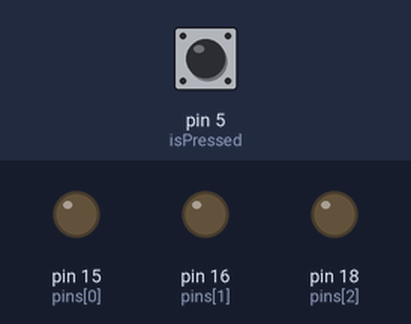
The program below on a simulated Raspberry Pi (header pin numbers). Parts: output pins drawn as LEDs (lit = HIGH). Inputs (shaded band) come from the test bench; at power-on: pin 5 (isPressed) HIGH. The run ends when the program shuts the computer down; what the program prints to the terminal is not drawn. At 16.4 s the program puts the board to deep sleep or switches it off; the recording ends there.

Above: at 2.3 s.
2.4 s: pin 5 (isPressed) pulled LOW for 0.15 s
At 3.3 s:
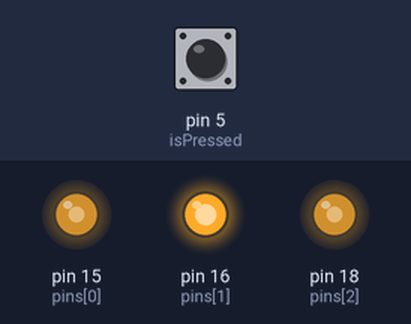
5.5 s: pin 5 (isPressed) pulled LOW for 1 s
At 8.4 s:
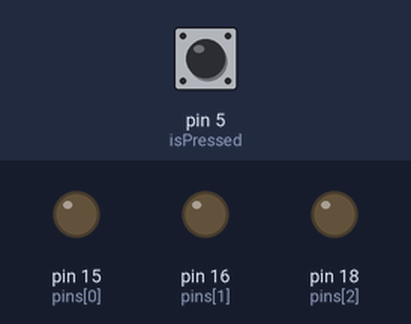
9.2 s: pin 5 (isPressed) pulled LOW for 3.2 s
At 9.7 s:
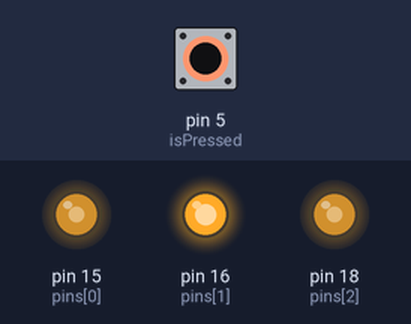
13.9 s: pin 5 (isPressed) pulsed LOW 2 times (0.12 s each, 0.3 s apart)
At 14.7 s:
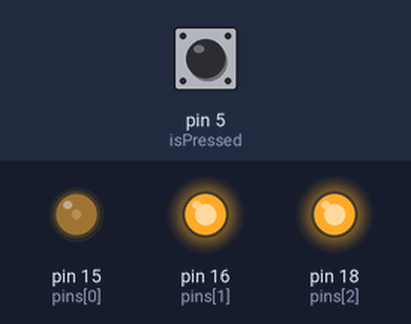
Timing chart, 0 to 16.4 s (numbered marks = the images above; inputs shaded):
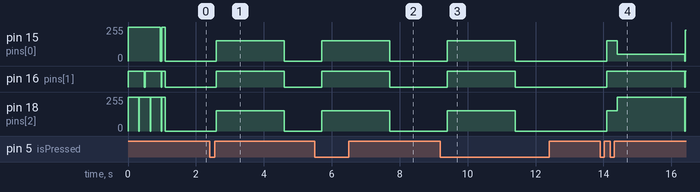

Measured:
- after the input at 2.4 s, pin 15 (pins[0]), pin 18 (pins[2]): 0/255 → 153/255 after 0.20 s, → 0/255 2.0 s later; pin 16 (pins[1]): LOW → HIGH after 0.20 s, → LOW 2.0 s later
- after the input at 5.5 s, pin 15 (pins[0]), pin 18 (pins[2]): 0/255 → 153/255 after 0.20 s, → 0/255 2.0 s later; pin 16 (pins[1]): LOW → HIGH after 0.20 s, → LOW 2.0 s later
- after the input at 9.2 s, pin 15 (pins[0]), pin 18 (pins[2]): 0/255 → 153/255 after 0.20 s, → 0/255 2.0 s later; pin 16 (pins[1]): LOW → HIGH after 0.20 s, → LOW 2.0 s later
- after the input at 13.9 s, pin 15 (pins[0]): 0/255 → 153/255 after 0.20 s, → 51/255 0.30 s later, → 230/255 2.0 s later; pin 16 (pins[1]): LOW → HIGH after 0.20 s, → LOW 2.3 s later, → HIGH 0.02 s later; pin 18 (pins[2]): 0/255 → 153/255 after 0.20 s, → 255/255 0.30 s later

The program:

offButton.py
```python
# Small script that safely shuts the system down if a certain pin is pulled LOW.
# Tested on Arch Linux (RPI3)
# Needs to have the ledControl.py for the LED indication to work
from os import system
import RPi.GPIO as GPIO
from time import sleep
import LED

# ###### CONFIG #########
pin = 5     # GPIO pin which will check the voltage state for shutdown
confirmTimeout = 1800  # How much time spent on any stage.
# Time of input unresponsiveness between presses. Adjust if signal bounces
softDebounce = 0.2

# Sets up which way we address the pins:
# GPIO.BOARD = Pins are addressed 1 to 40, from the top left to bottom right
# pin on the physical PCB. Some are unusuable since they are not GPIO (ex.GND).
# GPIO.BCM = Address pins by their real GPIO numbers (ex. GPIO0, GPIO7).
GPIO.setmode(GPIO.BOARD)
# Sets the pin as INPUT with internal PULL_UP enabled.
GPIO.setup(pin, GPIO.IN)

askLED = [40, 0, 40]
shutdownLED = [80, 0, 0]
restartLED = [50, 35, 0]
ledMatrix = [askLED, shutdownLED, restartLED]


def action(selection):
    if (selection == 1):
        system("echo Shutdown selected!")
        LED.ON(10, 0, 0)
        system("shutdown now")
    elif(selection == 2):
        system("echo Restart selected!")
        LED.ON(10, 8, 0)
        system("reboot now")


def mainLogic():
    LED.Blink(5, 5, 5, 1, 2, 3, 1100)
    while(True):
        GPIO.wait_for_edge(pin, GPIO.FALLING)
        sleep(softDebounce)             # Software button debounce
        count = 0
        while(True):
            LED.ON(ledMatrix[count][0], ledMatrix[count]
                   [1], ledMatrix[count][2])
            isPressed = GPIO.wait_for_edge(
                pin, GPIO.FALLING, timeout=confirmTimeout)
            sleep(softDebounce)         # Software button debounce
            if(isPressed):
                count = (count + 1) % 3     # Makes sure the selection is 0-2
                if(count == 0):     # Goes back to start if all options got scrolled through
                    LED.OFF()
                    break
            else:                   # Acts when a timeout occurs on non-zero selection
                LED.OFF()
                action(count)
                break


mainLogic()
```

LED.py
```python
import RPi.GPIO as GPIO
from time import sleep

# ##############CONFIG###############
# GPIO.BOARD/GPIO.BCM - Configures how numbers represent which GPIO
GPIO.setmode(GPIO.BOARD)
pins = [15, 16, 18]			# Red, green, and blue pins, respectively
freq = 100                  # Square wave frequency. Used for all 3 channels
# ###################################
GPIO.setup(pins, GPIO.OUT)  # Sets configured pins as outputs
GPIO.output(pins, 1)  # Sets pins to HIGH. This turns the common-anode LED off.
# Initialize PWM for each channel
Red = GPIO.PWM(pins[0], freq)
Green = GPIO.PWM(pins[1], freq)
Blue = GPIO.PWM(pins[2], freq)
offFlag = 0


def ON(r, g, b):
    GPIO.setup(pins, GPIO.OUT)  # Sets configured pins as outputs
    # Start each channel. The values are inverted due to the LED being common-anode.
    # Common anode LEDs have 3.3V on the anode and 3 GPIO pins to sink the current.
    # Therefore, the most possible current passes when the duty cycle is 0.
    Red.start(100 - r)
    Green.start(100 - g)
    Blue.start(100 - b)


def OFF():
    Red.stop()
    Green.stop()
    Blue.stop()
    GPIO.setup(pins, GPIO.IN)


def Duration(r, g, b, duration):
    ON(r, g, b)
    # Sleep stops the LED from turning off instantly
    sleep(duration / 1000)
    OFF()


def Blink(r, g, b, rf, gf, bf, duration):
    GPIO.setup(pins, GPIO.OUT)  # Sets configured pins as outputs
    Red = GPIO.PWM(pins[0], rf)
    Green = GPIO.PWM(pins[1], gf)
    Blue = GPIO.PWM(pins[2], bf)
    Red.start(100 - r)
    Green.start(100 - g)
    Blue.start(100 - b)
    sleep(duration / 1000)
    OFF()
```
